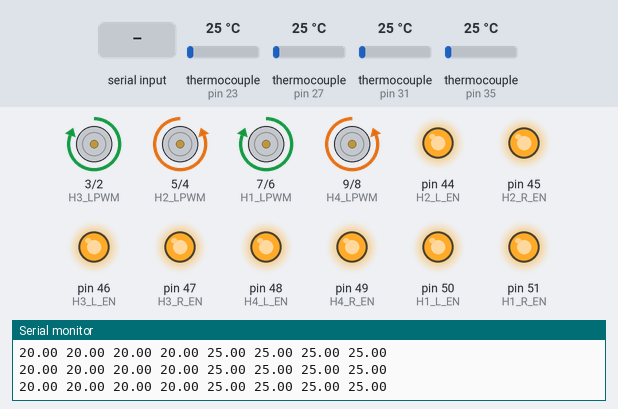
This sketch was run on a simulated Arduino Mega 2560, built with avr-gcc and run on an emulated ATmega2560. Parts: motor-driver pin pairs drawn as motors (green arrow = first pin HIGH = forward, orange = second pin HIGH = backward, longer = more drive), output pins drawn as LEDs (lit = HIGH), the last lines printed to the serial monitor. The inputs (shaded band) are chosen by the test bench; at power-on: thermocouple (sensors on pin 27, pin 23, pin 31, pin 35) 25 °C.

Above: at 1.2 s.
1.3 s: thermocouple (sensor on pin 27) set to 0 °C
At 2.5 s:
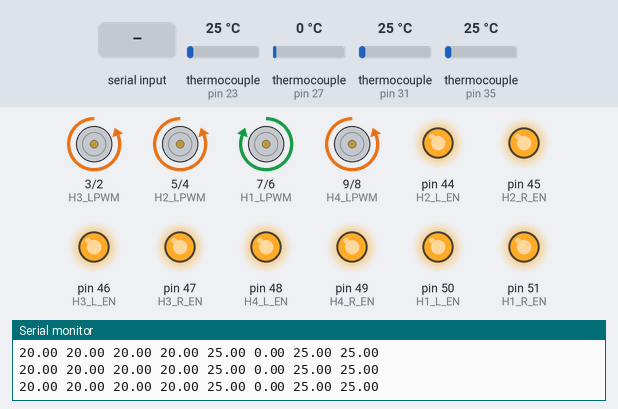
2.8 s: thermocouple (sensor on pin 23) set to 0 °C
At 3.3 s:
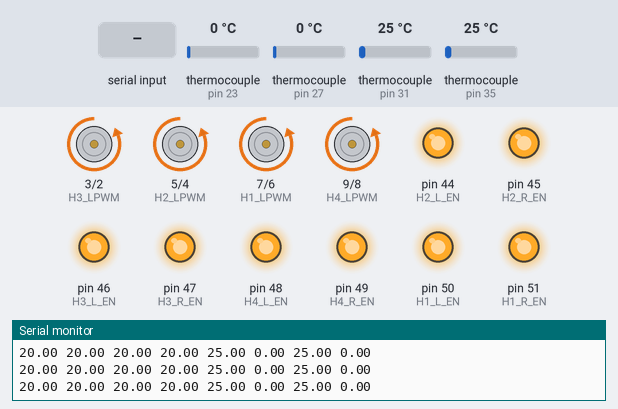
4.3 s: thermocouple (sensor on pin 31) set to 6 °C
At 5.4 s:
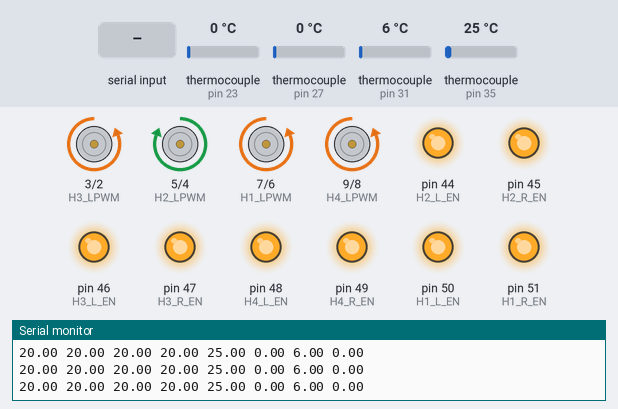
5.8 s: thermocouple (sensor on pin 35) set to 6 °C
At 7.0 s:
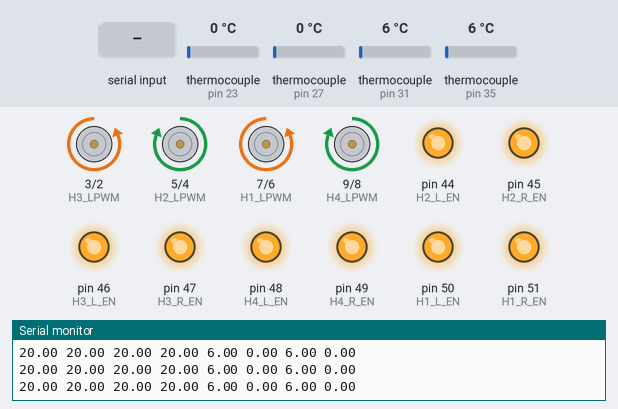
7.3 s: "90,45\n" received over Serial
At 8.1 s:
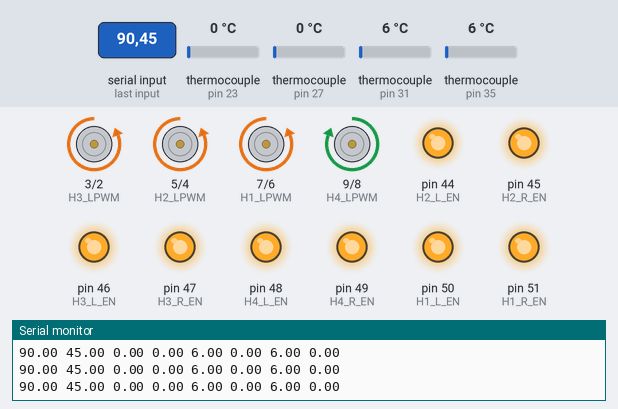
8.8 s: thermocouple (sensor on pin 23) set to 6 °C
At 9.9 s:
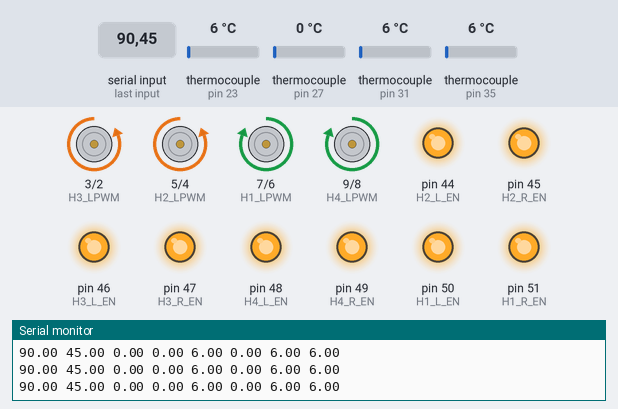
Timing chart, 0 to 11.3 s (numbered marks = the images above; inputs shaded):
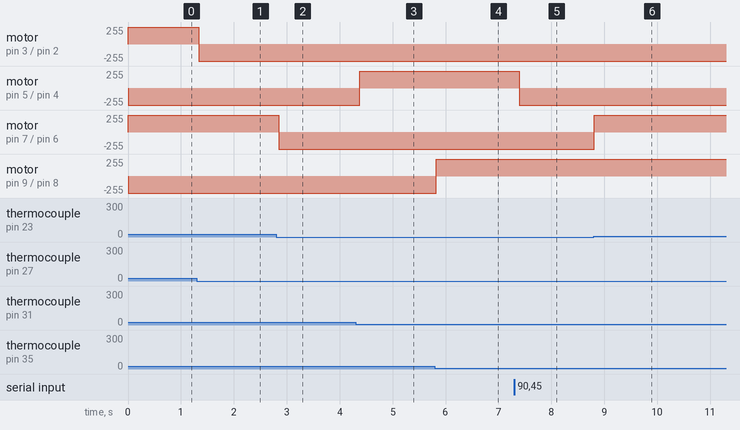

The sketch:

PIDController_FourIBT2Hbridges.ino
```cpp
#include <PID_v1.h>
#include <Adafruit_MAX31865.h>

//Define pin numbers connected to the RTD sensors
  // Use software SPI: CS, DI, DO, CLK
  Adafruit_MAX31865 sensor1 = Adafruit_MAX31865(22, 23, 24, 25);
  Adafruit_MAX31865 sensor2 = Adafruit_MAX31865(30, 31, 32, 33);
  Adafruit_MAX31865 sensor3 = Adafruit_MAX31865(26, 27, 28, 29);
  Adafruit_MAX31865 sensor4 = Adafruit_MAX31865(34, 35, 36, 37);

  // use hardware SPI, just pass in the CS pin
  //Adafruit_MAX31865 max = Adafruit_MAX31865(10);

  // The value of the Rref resistor. Use 430.0 for P100!
  #define RREF 430.0

//Define pin numbers connected to the IBT-2 H-bridges

///Hbridge 1
#define H1_RPWM 6 //PWM output pins
#define H1_LPWM 7
#define H1_R_EN 51 //digital enable pins
#define H1_L_EN 50

///Hbridge 2
#define H2_RPWM 4 //PWM output pins
#define H2_LPWM 5
#define H2_R_EN 45 //digital enable pins
#define H2_L_EN 44

///Hbridge 3
#define H3_RPWM 2 //PWM output pins
#define H3_LPWM 3
#define H3_R_EN 47 //digital enable pins
#define H3_L_EN 46

///Hbridge 4
#define H4_RPWM 8 //PWM output pins
#define H4_LPWM 9
#define H4_R_EN 49 //digital enable pins
#define H4_L_EN 48


//Define Variables we'll be connecting to
///PID 1 parameters
double Setpoint1, Input1, Output1;
double Kp1=300, Ki1=65, Kd1=0;
PID myPID_1(&Input1, &Output1, &Setpoint1,Kp1,Ki1,Kd1,REVERSE);

///PID 2 parameters
double Setpoint2, Input2, Output2;
double Kp2=300, Ki2=90, Kd2=0;
PID myPID_2(&Input2, &Output2, &Setpoint2,Kp2,Ki2,Kd2,REVERSE);

///PID 3 parameters
double Setpoint3, Input3, Output3;
double Kp3=250, Ki3=90, Kd3=0;
PID myPID_3(&Input3, &Output3, &Setpoint3,Kp3,Ki3,Kd3,REVERSE);

///PID 4 parameters
double Setpoint4, Input4, Output4;
double Kp4=250, Ki4=65, Kd4=0;
PID myPID_4(&Input4, &Output4, &Setpoint4,Kp4,Ki4,Kd4,REVERSE);

//timing the serial output
//#define ONEMIN (1000UL * 60 * 0.1) //print every 10 sec
//unsigned long rolltime = millis() + ONEMIN;
float sp[4];
byte writeBuf[2];
float myfloat;

void setup()
{
  Serial.begin(115200);

  //start temperature sensors
  sensor1.begin(MAX31865_3WIRE);  // set to 2WIRE or 4WIRE as necessary
  sensor2.begin(MAX31865_3WIRE);
  sensor3.begin(MAX31865_3WIRE);
  sensor4.begin(MAX31865_3WIRE);


  //initialize PID parameters

    Setpoint4=20;
    Setpoint3=20;
    Setpoint2=20;
    Setpoint1=20;

  ///PID 1
  Input1 = sensor1.temperature(100, RREF); //initialize the variables we're linked to
  myPID_1.SetOutputLimits(-255, 255); // We can't analogWrite more than 255 to the driver.

  pinMode(H1_L_EN, OUTPUT);// Turn the driver on
  pinMode(H1_R_EN, OUTPUT);
  digitalWrite(H1_R_EN, HIGH);
  digitalWrite(H1_L_EN, HIGH);

  myPID_1.SetMode(AUTOMATIC); //turn the PID on

   ///PID 2
  Input2 = sensor2.temperature(100, RREF); //initialize the variables we're linked to
  myPID_2.SetOutputLimits(-255, 255); // We can't analogWrite more than 255 to the driver.

  pinMode(H2_L_EN, OUTPUT);// Turn the driver on
  pinMode(H2_R_EN, OUTPUT);
  digitalWrite(H2_R_EN, HIGH);
  digitalWrite(H2_L_EN, HIGH);

  myPID_2.SetMode(AUTOMATIC); //turn the PID on

   ///PID 3
  Input3 = sensor3.temperature(100, RREF); //initialize the variables we're linked to
  myPID_3.SetOutputLimits(-255, 255); // We can't analogWrite more than 255 to the driver.

  pinMode(H3_L_EN, OUTPUT);// Turn the driver on
  pinMode(H3_R_EN, OUTPUT);
  digitalWrite(H3_R_EN, HIGH);
  digitalWrite(H3_L_EN, HIGH);

  myPID_3.SetMode(AUTOMATIC); //turn the PID on

   ///PID 4
  Input4 = sensor4.temperature(100, RREF); //initialize the variables we're linked to
  myPID_4.SetOutputLimits(-255, 255); // We can't analogWrite more than 255 to the driver.

  pinMode(H4_L_EN, OUTPUT);// Turn the driver on
  pinMode(H4_R_EN, OUTPUT);
  digitalWrite(H4_R_EN, HIGH);
  digitalWrite(H4_L_EN, HIGH);

  myPID_4.SetMode(AUTOMATIC); //turn the PID on

// set setpoints
   //while(!Serial || Serial.available() <= 0); //wait for serial input to become available
   if(Serial.available() > 3){
     for (int i=0; i<Serial.available(); i++){
      sp[i]= Serial.parseFloat();
    }
      Setpoint4=sp[0];
      Setpoint3=sp[1];
      Setpoint2=sp[2];
      Setpoint1=sp[3];
  }
}


void loop()
{

  if(Serial.available() > 3){
   for (int i=0; i<Serial.available(); i++){
    sp[i]= Serial.parseFloat();
  }
    Setpoint4=sp[0];
    Setpoint3=sp[1];
    Setpoint2=sp[2];
    Setpoint1=sp[3];
}


  ///PID 1
  Input1 = sensor1.temperature(100, RREF);
  myPID_1.Compute();
  if (Output1 < 0) {
    analogWrite(H1_RPWM,abs(Output1));
    analogWrite(H1_LPWM,0);
  } else if (Output1 > 0) {
    analogWrite(H1_RPWM,0);
    analogWrite(H1_LPWM,abs(Output1));
  } else {
    analogWrite(H1_LPWM,0);
    analogWrite(H1_RPWM,0);
  }

  ///PID 2
  Input2 = sensor2.temperature(100, RREF);
  myPID_2.Compute();
  if (Output2 < 0) {
    analogWrite(H2_LPWM,abs(Output2));
    analogWrite(H2_RPWM,0);
  } else if (Output2 > 0) {
    analogWrite(H2_LPWM,0);
    analogWrite(H2_RPWM,abs(Output2));
  } else {
    analogWrite(H2_LPWM,0);
    analogWrite(H2_RPWM,0);
  }

  ///PID 3
  Input3 = sensor3.temperature(100, RREF);
  myPID_3.Compute();
  if (Output3 < 0) {
    analogWrite(H3_RPWM,abs(Output3));
    analogWrite(H3_LPWM,0);
  } else if (Output3 > 0) {
    analogWrite(H3_RPWM,0);
    analogWrite(H3_LPWM,abs(Output3));
  } else {
    analogWrite(H3_LPWM,0);
    analogWrite(H3_RPWM,0);
  }

  ///PID 4
  Input4 = sensor4.temperature(100, RREF);
  myPID_4.Compute();
  if (Output4 < 0) {
    analogWrite(H4_LPWM,abs(Output4));
    analogWrite(H4_RPWM,0);
  } else if (Output4 > 0) {
    analogWrite(H4_LPWM,0);
    analogWrite(H4_RPWM,abs(Output4));
  } else {
    analogWrite(H4_LPWM,0);
    analogWrite(H4_RPWM,0);
  }

//  } else {
//    // let's save some power and just shut the TEC off
//    digitalWrite(R_EN, LOW);
//    digitalWrite(L_EN, LOW);
//


      Serial.print(Setpoint4);
      Serial.print(" ");
      Serial.print(Setpoint3);
      Serial.print(" ");
      Serial.print(Setpoint2);
      Serial.print(" ");
      Serial.print(Setpoint1);
      Serial.print(" ");
      Serial.print(Input4);
      Serial.print(" ");
      Serial.print(Input3);
      Serial.print(" ");
      Serial.print(Input2);
      Serial.print(" ");
      Serial.println(Input1);

}
```

Measured:
- after the input at 1.3 s, motor on pin 3 (H3_LPWM) / pin 2 (H3_RPWM): forward 255/255 → backward 255/255 at once
- after the input at 2.8 s, motor on pin 7 (H1_LPWM) / pin 6 (H1_RPWM): forward 255/255 → backward 255/255 after 0.05 s
- after the input at 4.3 s, motor on pin 5 (H2_LPWM) / pin 4 (H2_RPWM): backward 255/255 → forward 255/255 after 0.08 s
- after the input at 5.8 s, motor on pin 9 (H4_LPWM) / pin 8 (H4_RPWM): backward 255/255 → forward 255/255 at once
- after the input at 7.3 s, motor on pin 5 (H2_LPWM) / pin 4 (H2_RPWM): forward 255/255 → backward 255/255 after 0.09 s
- after the input at 8.8 s, motor on pin 7 (H1_LPWM) / pin 6 (H1_RPWM): backward 255/255 → forward 255/255 at once
